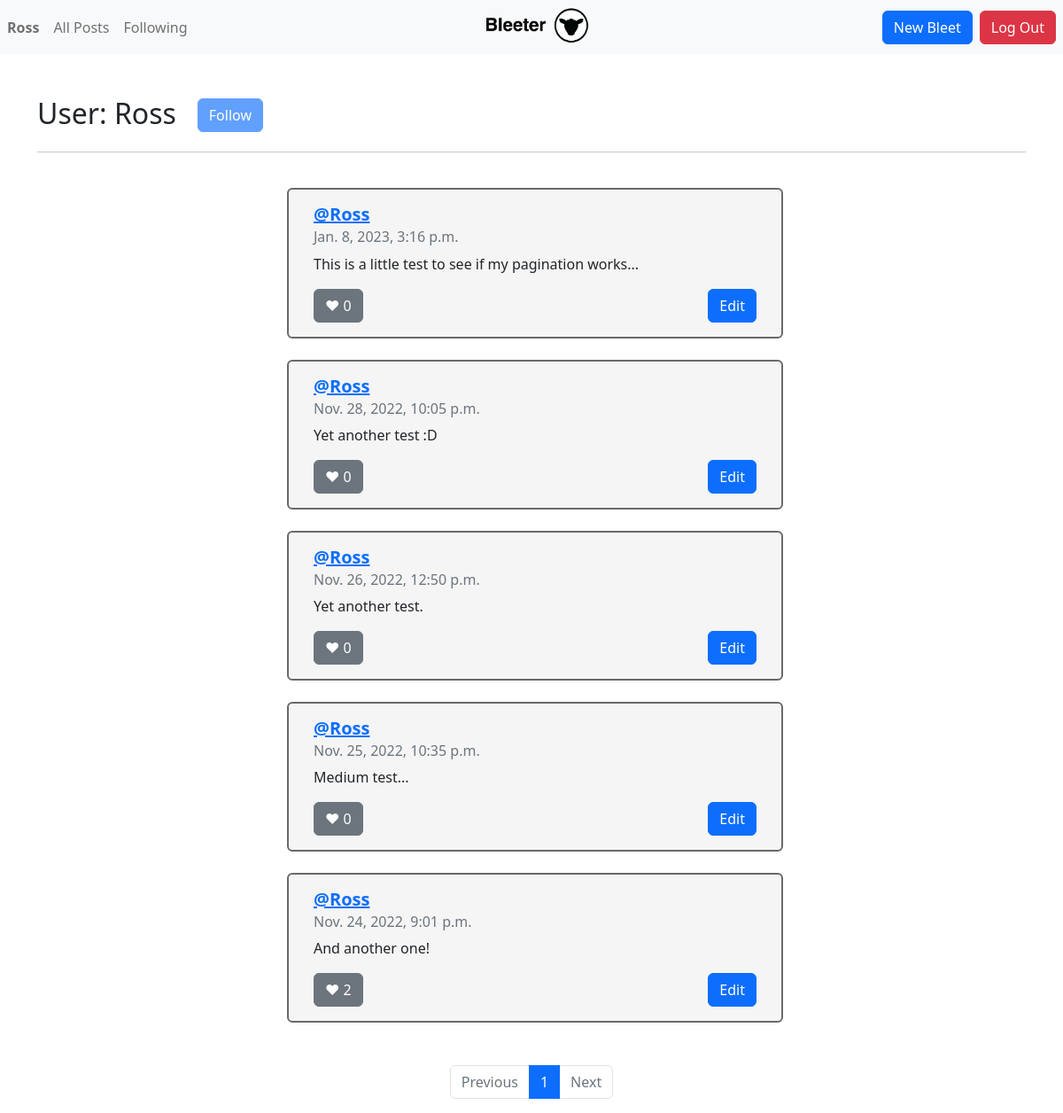
The page /profile/1 (signed in) on the database as committed earlier.
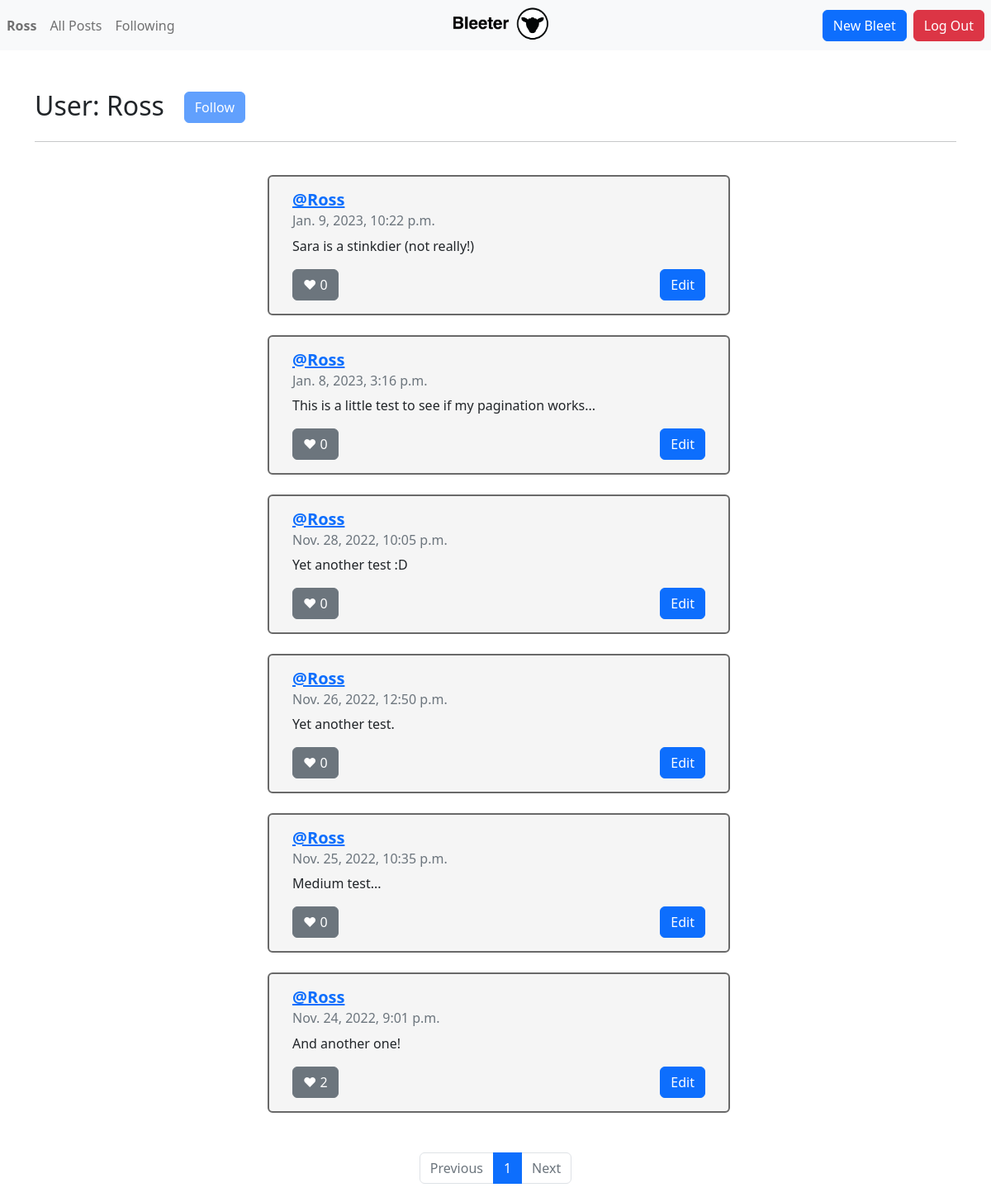
The same page on the database as committed later.
### network/models.py (models this page shows, shortened)
class Tweet(models.Model):
    author = models.ForeignKey(User, on_delete=models.CASCADE)
    tweetText = models.CharField(max_length=255)
    posted = models.DateTimeField(auto_now_add=True)
    like = models.ManyToManyField(User, blank=True, related_name="likes")

class User(AbstractUser):
    pass

### network/views.py (the view)
# urls.py: path("profile/<int:user_id>", views.profile, name="profile"),
def profile(request, user_id):
    profile = User.objects.get(id=user_id)
    if Follow.objects.filter(user=user_id, followed_by=request.user).exists():
        following_status = True
    else:
        following_status = False
    followList = []
    following = request.user.following.all()
    for x in following:
        followList.append(x.user.id)
    tweets = Tweet.objects.filter(author=user_id).order_by('-posted')
    paginator = Paginator(tweets, 10)
    page_number = request.GET.get('page')
    page_obj = paginator.get_page(page_number)
    return render(request, "network/profile.html", {
        "page_obj": page_obj,
        "viewed_profile": profile.username,
        "viewed_profile_id": user_id,
        "tweets": tweets,
        "following": profile.following.all().count(),
        "followedBy": Follow.objects.filter(user=user_id).count(),
        "following_status": following_status
    })

### network/templates/network/profile.html (shortened to what this page needs)
{% extends "network/layout.html" %}
{% block body %}
<br>
<div class="inline">
   <hr><br>
   <h2 data-id="{{viewed_profile_id}}">User: {{viewed_profile}}</h2>
   {% if user.username == viewed_profile %}
   <button type="button" style = "position:relative; bottom:2px;" class="follow btn btn-primary ms-4" disabled>Follow</button>
   {% endif %}
</div>
<hr>
<br>
<div class="container">
   {% for tweet in page_obj %}
   <div class="row justify-content-center mb-4">
      <div class="ms-2 card" style="width: 35rem" data-id="{{tweet.id}}";>
         <div class="card-body rounded">
            <h5 class="card-title"><a href="{% url 'profile' user_id=tweet.author.id%}"><b>@{{ tweet.author}}</b></h5></a>
            <h6 class="card-subtitle mb-2 text-muted">{{tweet.posted}}</h6>
            <p class="card-text" id="tweetText">{{tweet.tweetText}}</p>
            {% if user.username in tweet.like.all|stringformat:'s' %}
            <button class="btn btn-danger float-left" id="foo">&hearts;&nbsp;<span id="number">{{ tweet.like.all.count }}</span></button>
            {% else %}
            <button class="btn btn-secondary float-left" id="foo">&hearts;&nbsp;<span id="number">{{ tweet.like.all.count }}</span></button>
            {% endif %}
            {% if user.username == tweet.author|stringformat:'s' %}
            <button class="btn btn-primary float-end edit" id="edit">  Edit</button>
            {% endif %}
         </div>
      </div>
      <br>
   </div>
   {% endfor %}
<br>
   <nav aria-label="Page navigation example">
      <ul class="pagination justify-content-center">
         {% if page_obj.has_previous %}
         <li class="page-item">
            <a class="page-link" href="?page={{ page_obj.previous_page_number }}">Previous</a>
         </li>
         {% else %}
         <li class="page-item disabled">
            <a class="page-link" href="#" tabindex="-1" aria-disabled="True">Previous</a>
         </li>
         {% endif %}
         {% for i in page_obj.paginator.page_range %}
         {% if page_obj.number == i %}
         <li class="page-item active" aria-current="page">
            <span class="page-link">
               {{ i }}
            </span>
         </li>
         {% else %}
         <li class="page-item"><a class="page-link" href="?page={{ i }}">{{ i }}</a></li>
         {% endif %}
         {% endfor %}
         {% if page_obj.has_next %}
         <li class="page-item">
            <a class="page-link" href="?page={{ page_obj.next_page_number }}">Next</a>
         </li>
         {% else %}
         <li class="page-item disabled">
            <a class="page-link" href="#" tabindex="-1" aria-disabled="True">Next</a>
         </li>
         {% endif %}
      </ul>
   </nav>
{% endblock %}

Rows that differ between the two databases and show on the page:
added Tweet: author "Ross", posted "Jan. 9, 2023, 10:22 p.m.", tweetText "Sara is a stinkdier (not really!)", like.all.count "0", shows "Edit"
